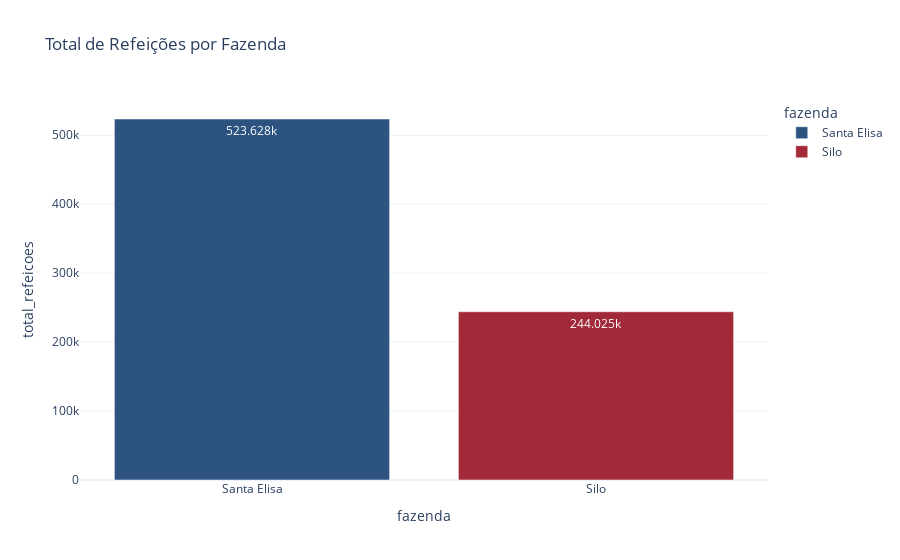

The notebook cell this image was saved under:
### Code cell
# 002. Quantidade total de refeições por fazenda
qtd_cols = ['almoco', 'janta', 'lanche', 'cafe']
df_qtd_fazenda = df.groupby('fazenda')[qtd_cols].sum().reset_index()
df_qtd_fazenda['total_refeicoes'] = df_qtd_fazenda[qtd_cols].sum(axis=1)

fig1 = px.bar(df_qtd_fazenda, x='fazenda', y='total_refeicoes', color='fazenda',
              title='Total de Refeições por Fazenda', text_auto=True)
fig1.show()

### Figure 1 — Plotly figure (JSON) as saved in the notebook; plotly's stock layout.template omitted (floating-point values rounded to 4 significant figures)
{"data": [{"alignmentgroup": "True", "hovertemplate": "fazenda=%{x}<br>total_refeicoes=%{y}<extra></extra>", "legendgroup": "Santa Elisa", "marker": {"color": "#2d5480", "pattern": {"shape": ""}}, "name": "Santa Elisa", "offsetgroup": "Santa Elisa", "orientation": "v", "showlegend": true, "textposition": "auto", "texttemplate": "%{y}", "type": "bar", "x": ["Santa Elisa"], "xaxis": "x", "y": [523628], "yaxis": "y"}, {"alignmentgroup": "True", "hovertemplate": "fazenda=%{x}<br>total_refeicoes=%{y}<extra></extra>", "legendgroup": "Silo", "marker": {"color": "#a22938", "pattern": {"shape": ""}}, "name": "Silo", "offsetgroup": "Silo", "orientation": "v", "showlegend": true, "textposition": "auto", "texttemplate": "%{y}", "type": "bar", "x": ["Silo"], "xaxis": "x", "y": [244025], "yaxis": "y"}], "layout": {"barmode": "relative", "legend": {"title": {"text": "fazenda"}, "tracegroupgap": 0}, "title": {"text": "Total de Refeições por Fazenda"}, "xaxis": {"anchor": "y", "categoryarray": ["Santa Elisa", "Silo"], "categoryorder": "array", "domain": [0, 1], "title": {"text": "fazenda"}}, "yaxis": {"anchor": "x", "domain": [0, 1], "title": {"text": "total_refeicoes"}}}}
